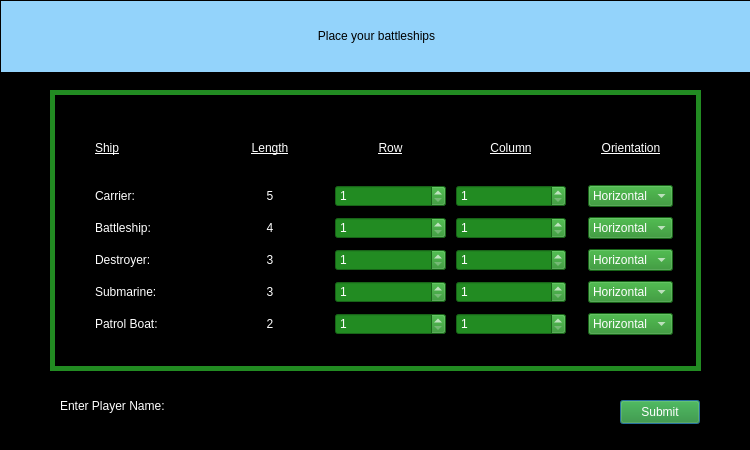
<?xml version="1.0" encoding="UTF-8"?>
<ui version="4.0">
 <class>Setup</class>
 <widget class="QDialog" name="Setup">
  <property name="geometry">
   <rect>
    <x>0</x>
    <y>0</y>
    <width>750</width>
    <height>450</height>
   </rect>
  </property>
  <property name="minimumSize">
   <size>
    <width>750</width>
    <height>450</height>
   </size>
  </property>
  <property name="maximumSize">
   <size>
    <width>750</width>
    <height>450</height>
   </size>
  </property>
  <property name="windowTitle">
   <string>Place Battleships</string>
  </property>
  <property name="windowIcon">
   <iconset resource="resources.qrc">
    <normaloff>:/pictures/icon.png</normaloff>:/pictures/icon.png</iconset>
  </property>
  <property name="styleSheet">
   <string notr="true">background-color: rgb(0, 0, 0);</string>
  </property>
  <widget class="QFrame" name="gridFrame">
   <property name="geometry">
    <rect>
     <x>50</x>
     <y>90</y>
     <width>651</width>
     <height>281</height>
    </rect>
   </property>
   <property name="styleSheet">
    <string notr="true">color: rgb(34,139,34);</string>
   </property>
   <property name="frameShape">
    <enum>QFrame::Box</enum>
   </property>
   <property name="lineWidth">
    <number>5</number>
   </property>
   <layout class="QGridLayout" name="gridLayout">
    <property name="leftMargin">
     <number>10</number>
    </property>
    <property name="topMargin">
     <number>1</number>
    </property>
    <property name="rightMargin">
     <number>10</number>
    </property>
    <property name="bottomMargin">
     <number>1</number>
    </property>
    <property name="spacing">
     <number>10</number>
    </property>
    <item row="3" column="3">
     <widget class="QSpinBox" name="carrier_spinBox">
      <property name="styleSheet">
       <string notr="true">color: rgb(255, 255, 255);
background-color: rgb(34,139,34);</string>
      </property>
      <property name="minimum">
       <number>1</number>
      </property>
      <property name="maximum">
       <number>10</number>
      </property>
     </widget>
    </item>
    <item row="4" column="3">
     <widget class="QSpinBox" name="battleship_spinBox">
      <property name="styleSheet">
       <string notr="true">color: rgb(255, 255, 255);
background-color: rgb(34,139,34);</string>
      </property>
      <property name="minimum">
       <number>1</number>
      </property>
      <property name="maximum">
       <number>10</number>
      </property>
     </widget>
    </item>
    <item row="4" column="4">
     <widget class="QSpinBox" name="battleship_spinBox_2">
      <property name="styleSheet">
       <string notr="true">color: rgb(255, 255, 255);
background-color: rgb(34,139,34);</string>
      </property>
      <property name="minimum">
       <number>1</number>
      </property>
      <property name="maximum">
       <number>10</number>
      </property>
     </widget>
    </item>
    <item row="1" column="4">
     <spacer name="verticalSpacer_3">
      <property name="orientation">
       <enum>Qt::Vertical</enum>
      </property>
      <property name="sizeType">
       <enum>QSizePolicy::Maximum</enum>
      </property>
      <property name="sizeHint" stdset="0">
       <size>
        <width>20</width>
        <height>26</height>
       </size>
      </property>
     </spacer>
    </item>
    <item row="3" column="2">
     <widget class="QLabel" name="carrierlength_label">
      <property name="styleSheet">
       <string notr="true">color: rgb(255, 255, 255);
font: 700 10pt &quot;Segoe UI&quot;;</string>
      </property>
      <property name="text">
       <string>&lt;html&gt;&lt;head/&gt;&lt;body&gt;&lt;p align=&quot;center&quot;&gt;5&lt;/p&gt;&lt;/body&gt;&lt;/html&gt;</string>
      </property>
     </widget>
    </item>
    <item row="3" column="4">
     <widget class="QSpinBox" name="carrier_spinBox_2">
      <property name="styleSheet">
       <string notr="true">color: rgb(255, 255, 255);
background-color: rgb(34,139,34);</string>
      </property>
      <property name="minimum">
       <number>1</number>
      </property>
      <property name="maximum">
       <number>10</number>
      </property>
     </widget>
    </item>
    <item row="4" column="5" alignment="Qt::AlignHCenter">
     <widget class="QComboBox" name="battleship_comboBox">
      <property name="styleSheet">
       <string notr="true">font: 10pt &quot;Segoe UI&quot;;
background-color: rgb(34,139,34);
color: rgb(255, 255, 255);</string>
      </property>
      <item>
       <property name="text">
        <string>Horizontal</string>
       </property>
      </item>
      <item>
       <property name="text">
        <string>Vertical</string>
       </property>
      </item>
     </widget>
    </item>
    <item row="7" column="2">
     <widget class="QLabel" name="patrolboatlength_label">
      <property name="styleSheet">
       <string notr="true">color: rgb(255, 255, 255);
font: 700 10pt &quot;Segoe UI&quot;;</string>
      </property>
      <property name="text">
       <string>&lt;html&gt;&lt;head/&gt;&lt;body&gt;&lt;p align=&quot;center&quot;&gt;2&lt;/p&gt;&lt;/body&gt;&lt;/html&gt;</string>
      </property>
     </widget>
    </item>
    <item row="7" column="4">
     <widget class="QSpinBox" name="patrolboat_spinBox_2">
      <property name="styleSheet">
       <string notr="true">color: rgb(255, 255, 255);
background-color: rgb(34,139,34);</string>
      </property>
      <property name="minimum">
       <number>1</number>
      </property>
      <property name="maximum">
       <number>10</number>
      </property>
     </widget>
    </item>
    <item row="2" column="1">
     <widget class="QLabel" name="ship_label">
      <property name="styleSheet">
       <string notr="true">color: rgb(255, 255, 255);
font: 700 18pt &quot;Segoe UI&quot;;</string>
      </property>
      <property name="text">
       <string>&lt;html&gt;&lt;head/&gt;&lt;body&gt;&lt;p&gt;&lt;span style=&quot; text-decoration: underline;&quot;&gt;Ship&lt;/span&gt;&lt;/p&gt;&lt;/body&gt;&lt;/html&gt;</string>
      </property>
     </widget>
    </item>
    <item row="5" column="5" alignment="Qt::AlignHCenter">
     <widget class="QComboBox" name="destroyer_comboBox">
      <property name="styleSheet">
       <string notr="true">font: 10pt &quot;Segoe UI&quot;;
background-color: rgb(34,139,34);
color: rgb(255, 255, 255);</string>
      </property>
      <item>
       <property name="text">
        <string>Horizontal</string>
       </property>
      </item>
      <item>
       <property name="text">
        <string>Vertical</string>
       </property>
      </item>
     </widget>
    </item>
    <item row="2" column="5">
     <widget class="QLabel" name="orientation_label">
      <property name="styleSheet">
       <string notr="true">color: rgb(255, 255, 255);
font: 700 18pt &quot;Segoe UI&quot;;</string>
      </property>
      <property name="text">
       <string>&lt;html&gt;&lt;head/&gt;&lt;body&gt;&lt;p align=&quot;center&quot;&gt;&lt;span style=&quot; text-decoration: underline;&quot;&gt;Orientation&lt;/span&gt;&lt;/p&gt;&lt;/body&gt;&lt;/html&gt;</string>
      </property>
     </widget>
    </item>
    <item row="6" column="1">
     <widget class="QLabel" name="Submarine_label">
      <property name="styleSheet">
       <string notr="true">color: rgb(255, 255, 255);
font: 700 12pt &quot;Segoe UI&quot;;</string>
      </property>
      <property name="text">
       <string>Submarine:</string>
      </property>
     </widget>
    </item>
    <item row="3" column="5" alignment="Qt::AlignHCenter">
     <widget class="QComboBox" name="carrier_comboBox">
      <property name="styleSheet">
       <string notr="true">font: 10pt &quot;Segoe UI&quot;;
background-color: rgb(34,139,34);
color: rgb(255, 255, 255);</string>
      </property>
      <item>
       <property name="text">
        <string>Horizontal</string>
       </property>
      </item>
      <item>
       <property name="text">
        <string>Vertical</string>
       </property>
      </item>
     </widget>
    </item>
    <item row="7" column="3">
     <widget class="QSpinBox" name="patrolboat_spinBox">
      <property name="styleSheet">
       <string notr="true">color: rgb(255, 255, 255);
background-color: rgb(34,139,34);</string>
      </property>
      <property name="minimum">
       <number>1</number>
      </property>
      <property name="maximum">
       <number>10</number>
      </property>
     </widget>
    </item>
    <item row="0" column="4">
     <spacer name="verticalSpacer_2">
      <property name="orientation">
       <enum>Qt::Vertical</enum>
      </property>
      <property name="sizeType">
       <enum>QSizePolicy::Maximum</enum>
      </property>
      <property name="sizeHint" stdset="0">
       <size>
        <width>20</width>
        <height>0</height>
       </size>
      </property>
     </spacer>
    </item>
    <item row="6" column="3">
     <widget class="QSpinBox" name="submarine_spinBox">
      <property name="styleSheet">
       <string notr="true">color: rgb(255, 255, 255);
background-color: rgb(34,139,34);</string>
      </property>
      <property name="minimum">
       <number>1</number>
      </property>
      <property name="maximum">
       <number>10</number>
      </property>
     </widget>
    </item>
    <item row="6" column="2">
     <widget class="QLabel" name="submarinelength_label">
      <property name="styleSheet">
       <string notr="true">color: rgb(255, 255, 255);
font: 700 10pt &quot;Segoe UI&quot;;</string>
      </property>
      <property name="text">
       <string>&lt;html&gt;&lt;head/&gt;&lt;body&gt;&lt;p align=&quot;center&quot;&gt;3&lt;/p&gt;&lt;/body&gt;&lt;/html&gt;</string>
      </property>
     </widget>
    </item>
    <item row="5" column="3">
     <widget class="QSpinBox" name="destroyer_spinBox">
      <property name="styleSheet">
       <string notr="true">color: rgb(255, 255, 255);
background-color: rgb(34,139,34);</string>
      </property>
      <property name="minimum">
       <number>1</number>
      </property>
      <property name="maximum">
       <number>10</number>
      </property>
     </widget>
    </item>
    <item row="7" column="1">
     <widget class="QLabel" name="patrolboat_label">
      <property name="styleSheet">
       <string notr="true">color: rgb(255, 255, 255);
font: 700 12pt &quot;Segoe UI&quot;;</string>
      </property>
      <property name="text">
       <string>Patrol Boat:</string>
      </property>
     </widget>
    </item>
    <item row="4" column="1">
     <widget class="QLabel" name="battleship_label">
      <property name="styleSheet">
       <string notr="true">color: rgb(255, 255, 255);
font: 700 12pt &quot;Segoe UI&quot;;</string>
      </property>
      <property name="text">
       <string>Battleship:</string>
      </property>
     </widget>
    </item>
    <item row="5" column="2">
     <widget class="QLabel" name="destroyerlength_label">
      <property name="styleSheet">
       <string notr="true">color: rgb(255, 255, 255);
font: 700 10pt &quot;Segoe UI&quot;;</string>
      </property>
      <property name="text">
       <string>&lt;html&gt;&lt;head/&gt;&lt;body&gt;&lt;p align=&quot;center&quot;&gt;3&lt;/p&gt;&lt;/body&gt;&lt;/html&gt;</string>
      </property>
     </widget>
    </item>
    <item row="6" column="4">
     <widget class="QSpinBox" name="submarine_spinBox_2">
      <property name="styleSheet">
       <string notr="true">color: rgb(255, 255, 255);
background-color: rgb(34,139,34);</string>
      </property>
      <property name="minimum">
       <number>1</number>
      </property>
      <property name="maximum">
       <number>10</number>
      </property>
     </widget>
    </item>
    <item row="2" column="3">
     <widget class="QLabel" name="row_label">
      <property name="styleSheet">
       <string notr="true">color: rgb(255, 255, 255);
font: 700 18pt &quot;Segoe UI&quot;;</string>
      </property>
      <property name="text">
       <string>&lt;html&gt;&lt;head/&gt;&lt;body&gt;&lt;p align=&quot;center&quot;&gt;&lt;span style=&quot; text-decoration: underline;&quot;&gt;Row&lt;/span&gt;&lt;/p&gt;&lt;/body&gt;&lt;/html&gt;</string>
      </property>
     </widget>
    </item>
    <item row="7" column="5" alignment="Qt::AlignHCenter">
     <widget class="QComboBox" name="patrolboat_comboBox">
      <property name="styleSheet">
       <string notr="true">font: 10pt &quot;Segoe UI&quot;;
background-color: rgb(34,139,34);
color: rgb(255, 255, 255);</string>
      </property>
      <item>
       <property name="text">
        <string>Horizontal</string>
       </property>
      </item>
      <item>
       <property name="text">
        <string>Vertical</string>
       </property>
      </item>
     </widget>
    </item>
    <item row="6" column="0">
     <spacer name="horizontalSpacer">
      <property name="orientation">
       <enum>Qt::Horizontal</enum>
      </property>
      <property name="sizeType">
       <enum>QSizePolicy::Maximum</enum>
      </property>
      <property name="sizeHint" stdset="0">
       <size>
        <width>30</width>
        <height>20</height>
       </size>
      </property>
     </spacer>
    </item>
    <item row="5" column="1">
     <widget class="QLabel" name="destroyer_label">
      <property name="styleSheet">
       <string notr="true">color: rgb(255, 255, 255);
font: 700 12pt &quot;Segoe UI&quot;;</string>
      </property>
      <property name="text">
       <string>Destroyer:</string>
      </property>
     </widget>
    </item>
    <item row="8" column="3">
     <spacer name="verticalSpacer">
      <property name="orientation">
       <enum>Qt::Vertical</enum>
      </property>
      <property name="sizeType">
       <enum>QSizePolicy::Maximum</enum>
      </property>
      <property name="sizeHint" stdset="0">
       <size>
        <width>20</width>
        <height>30</height>
       </size>
      </property>
     </spacer>
    </item>
    <item row="2" column="4">
     <widget class="QLabel" name="column_label">
      <property name="styleSheet">
       <string notr="true">color: rgb(255, 255, 255);
font: 700 18pt &quot;Segoe UI&quot;;</string>
      </property>
      <property name="text">
       <string>&lt;html&gt;&lt;head/&gt;&lt;body&gt;&lt;p align=&quot;center&quot;&gt;&lt;span style=&quot; text-decoration: underline;&quot;&gt;Column&lt;/span&gt;&lt;/p&gt;&lt;/body&gt;&lt;/html&gt;</string>
      </property>
     </widget>
    </item>
    <item row="5" column="4">
     <widget class="QSpinBox" name="destroyer_spinBox_2">
      <property name="styleSheet">
       <string notr="true">color: rgb(255, 255, 255);
background-color: rgb(34,139,34);</string>
      </property>
      <property name="minimum">
       <number>1</number>
      </property>
      <property name="maximum">
       <number>10</number>
      </property>
     </widget>
    </item>
    <item row="4" column="2">
     <widget class="QLabel" name="battleshiplength_label">
      <property name="styleSheet">
       <string notr="true">color: rgb(255, 255, 255);
font: 700 10pt &quot;Segoe UI&quot;;</string>
      </property>
      <property name="text">
       <string>&lt;html&gt;&lt;head/&gt;&lt;body&gt;&lt;p align=&quot;center&quot;&gt;4&lt;/p&gt;&lt;/body&gt;&lt;/html&gt;</string>
      </property>
     </widget>
    </item>
    <item row="2" column="2">
     <widget class="QLabel" name="length_label">
      <property name="styleSheet">
       <string notr="true">color: rgb(255, 255, 255);
font: 700 18pt &quot;Segoe UI&quot;;</string>
      </property>
      <property name="text">
       <string>&lt;html&gt;&lt;head/&gt;&lt;body&gt;&lt;p align=&quot;center&quot;&gt;&lt;span style=&quot; text-decoration: underline;&quot;&gt;Length&lt;/span&gt;&lt;/p&gt;&lt;/body&gt;&lt;/html&gt;</string>
      </property>
     </widget>
    </item>
    <item row="3" column="1">
     <widget class="QLabel" name="carrier_label">
      <property name="styleSheet">
       <string notr="true">color: rgb(255, 255, 255);
font: 700 12pt &quot;Segoe UI&quot;;</string>
      </property>
      <property name="text">
       <string>Carrier:</string>
      </property>
     </widget>
    </item>
    <item row="6" column="5" alignment="Qt::AlignHCenter">
     <widget class="QComboBox" name="submarine_comboBox">
      <property name="styleSheet">
       <string notr="true">font: 10pt &quot;Segoe UI&quot;;
background-color: rgb(34,139,34);
color: rgb(255, 255, 255);</string>
      </property>
      <item>
       <property name="text">
        <string>Horizontal</string>
       </property>
      </item>
      <item>
       <property name="text">
        <string>Vertical</string>
       </property>
      </item>
     </widget>
    </item>
   </layout>
  </widget>
  <widget class="QPushButton" name="submit_pushButton">
   <property name="geometry">
    <rect>
     <x>620</x>
     <y>400</y>
     <width>80</width>
     <height>24</height>
    </rect>
   </property>
   <property name="styleSheet">
    <string notr="true">font: 10pt &quot;Segoe UI&quot;;
background-color: rgb(34,139,34);
color: rgb(255, 255, 255);</string>
   </property>
   <property name="text">
    <string>Submit</string>
   </property>
  </widget>
  <widget class="QLabel" name="header_label">
   <property name="geometry">
    <rect>
     <x>1</x>
     <y>1</y>
     <width>751</width>
     <height>71</height>
    </rect>
   </property>
   <property name="styleSheet">
    <string notr="true">font: 600 28pt &quot;Segoe UI Semibold&quot;;
background-color: rgb(147, 211, 251);</string>
   </property>
   <property name="text">
    <string>&lt;html&gt;&lt;head/&gt;&lt;body&gt;&lt;p align=&quot;center&quot;&gt;Place your battleships&lt;/p&gt;&lt;/body&gt;&lt;/html&gt;</string>
   </property>
  </widget>
  <widget class="QLabel" name="playername_label">
   <property name="geometry">
    <rect>
     <x>60</x>
     <y>390</y>
     <width>221</width>
     <height>31</height>
    </rect>
   </property>
   <property name="styleSheet">
    <string notr="true">color: rgb(255, 255, 255);
font: 700 18pt &quot;Segoe UI&quot;;</string>
   </property>
   <property name="text">
    <string>Enter Player Name:</string>
   </property>
  </widget>
  <widget class="QTextEdit" name="playername_textEdit">
   <property name="geometry">
    <rect>
     <x>290</x>
     <y>400</y>
     <width>104</width>
     <height>31</height>
    </rect>
   </property>
   <property name="styleSheet">
    <string notr="true">color: rgb(255, 255, 255);
font: 700 10-pt &quot;Segoe UI&quot;;</string>
   </property>
   <property name="frameShadow">
    <enum>QFrame::Raised</enum>
   </property>
   <property name="lineWidth">
    <number>3</number>
   </property>
  </widget>
 </widget>
 <resources>
  <include location="resources.qrc"/>
 </resources>
 <connections/>
</ui>
